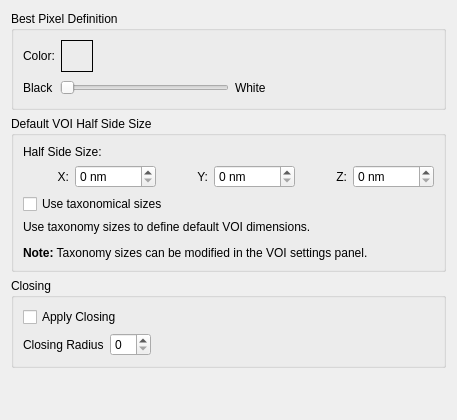
<?xml version="1.0" encoding="UTF-8"?>
<ui version="4.0">
 <class>SeedGrowSettingsPanel</class>
 <widget class="QWidget" name="SeedGrowSettingsPanel">
  <property name="geometry">
   <rect>
    <x>0</x>
    <y>0</y>
    <width>457</width>
    <height>420</height>
   </rect>
  </property>
  <property name="windowTitle">
   <string>Form</string>
  </property>
  <layout class="QVBoxLayout" name="verticalLayout">
   <item>
    <widget class="QGroupBox" name="groupBox">
     <property name="title">
      <string>Best Pixel Definition</string>
     </property>
     <layout class="QVBoxLayout" name="verticalLayout_3">
      <item>
       <layout class="QVBoxLayout" name="verticalLayout_2">
        <item>
         <layout class="QHBoxLayout" name="horizontalLayout_2">
          <item>
           <widget class="QLabel" name="label_4">
            <property name="text">
             <string>Color:</string>
            </property>
           </widget>
          </item>
          <item>
           <widget class="QLabel" name="m_colorSample">
            <property name="minimumSize">
             <size>
              <width>32</width>
              <height>32</height>
             </size>
            </property>
            <property name="frameShape">
             <enum>QFrame::Box</enum>
            </property>
            <property name="text">
             <string/>
            </property>
           </widget>
          </item>
          <item>
           <spacer name="horizontalSpacer">
            <property name="orientation">
             <enum>Qt::Horizontal</enum>
            </property>
            <property name="sizeHint" stdset="0">
             <size>
              <width>40</width>
              <height>20</height>
             </size>
            </property>
           </spacer>
          </item>
         </layout>
        </item>
        <item>
         <layout class="QHBoxLayout" name="horizontalLayout">
          <item>
           <widget class="QLabel" name="label_2">
            <property name="text">
             <string>Black</string>
            </property>
           </widget>
          </item>
          <item>
           <widget class="QSlider" name="m_pixelValue">
            <property name="maximum">
             <number>255</number>
            </property>
            <property name="orientation">
             <enum>Qt::Horizontal</enum>
            </property>
           </widget>
          </item>
          <item>
           <widget class="QLabel" name="label_3">
            <property name="text">
             <string>White</string>
            </property>
           </widget>
          </item>
          <item>
           <spacer name="horizontalSpacer_2">
            <property name="orientation">
             <enum>Qt::Horizontal</enum>
            </property>
            <property name="sizeHint" stdset="0">
             <size>
              <width>40</width>
              <height>20</height>
             </size>
            </property>
           </spacer>
          </item>
         </layout>
        </item>
       </layout>
      </item>
     </layout>
    </widget>
   </item>
   <item>
    <widget class="QGroupBox" name="groupBox_2">
     <property name="title">
      <string>Default VOI Half Side Size</string>
     </property>
     <layout class="QVBoxLayout" name="verticalLayout_4">
      <item>
       <widget class="QLabel" name="label">
        <property name="text">
         <string>Half Side Size:</string>
        </property>
       </widget>
      </item>
      <item>
       <layout class="QHBoxLayout" name="horizontalLayout_3">
        <item>
         <widget class="QLabel" name="label_5">
          <property name="text">
           <string>X:</string>
          </property>
          <property name="alignment">
           <set>Qt::AlignRight|Qt::AlignTrailing|Qt::AlignVCenter</set>
          </property>
         </widget>
        </item>
        <item>
         <widget class="QSpinBox" name="m_xSize">
          <property name="suffix">
           <string> nm</string>
          </property>
          <property name="maximum">
           <number>10000</number>
          </property>
          <property name="singleStep">
           <number>2</number>
          </property>
         </widget>
        </item>
        <item>
         <widget class="QLabel" name="label_6">
          <property name="text">
           <string>Y:</string>
          </property>
          <property name="alignment">
           <set>Qt::AlignRight|Qt::AlignTrailing|Qt::AlignVCenter</set>
          </property>
         </widget>
        </item>
        <item>
         <widget class="QSpinBox" name="m_ySize">
          <property name="suffix">
           <string> nm</string>
          </property>
          <property name="maximum">
           <number>10000</number>
          </property>
          <property name="singleStep">
           <number>2</number>
          </property>
         </widget>
        </item>
        <item>
         <widget class="QLabel" name="label_7">
          <property name="text">
           <string>Z:</string>
          </property>
          <property name="alignment">
           <set>Qt::AlignRight|Qt::AlignTrailing|Qt::AlignVCenter</set>
          </property>
         </widget>
        </item>
        <item>
         <widget class="QSpinBox" name="m_zSize">
          <property name="suffix">
           <string> nm</string>
          </property>
          <property name="maximum">
           <number>10000</number>
          </property>
          <property name="singleStep">
           <number>2</number>
          </property>
         </widget>
        </item>
       </layout>
      </item>
      <item>
       <widget class="QCheckBox" name="m_taxonomicalVOI">
        <property name="text">
         <string>Use taxonomical sizes</string>
        </property>
       </widget>
      </item>
      <item>
       <widget class="QLabel" name="label_9">
        <property name="lineWidth">
         <number>1</number>
        </property>
        <property name="text">
         <string>&lt;html&gt;&lt;head/&gt;&lt;body&gt;&lt;p&gt;Use taxonomy sizes to define default VOI dimensions.&lt;/p&gt;&lt;p&gt;&lt;span style=&quot; font-weight:600;&quot;&gt;Note:&lt;/span&gt; Taxonomy sizes can be modified in the VOI settings panel.&lt;/p&gt;&lt;/body&gt;&lt;/html&gt;</string>
        </property>
        <property name="textFormat">
         <enum>Qt::RichText</enum>
        </property>
        <property name="wordWrap">
         <bool>true</bool>
        </property>
       </widget>
      </item>
     </layout>
    </widget>
   </item>
   <item>
    <widget class="QGroupBox" name="groupBox_3">
     <property name="title">
      <string>Closing</string>
     </property>
     <layout class="QVBoxLayout" name="verticalLayout_5">
      <item>
       <widget class="QCheckBox" name="m_applyClosing">
        <property name="text">
         <string>Apply Closing</string>
        </property>
       </widget>
      </item>
      <item>
       <layout class="QHBoxLayout" name="horizontalLayout_4">
        <item>
         <widget class="QLabel" name="label_8">
          <property name="text">
           <string>Closing Radius</string>
          </property>
         </widget>
        </item>
        <item>
         <widget class="QSpinBox" name="m_closing"/>
        </item>
        <item>
         <spacer name="horizontalSpacer_3">
          <property name="orientation">
           <enum>Qt::Horizontal</enum>
          </property>
          <property name="sizeHint" stdset="0">
           <size>
            <width>40</width>
            <height>20</height>
           </size>
          </property>
         </spacer>
        </item>
       </layout>
      </item>
     </layout>
    </widget>
   </item>
   <item>
    <spacer name="verticalSpacer_2">
     <property name="orientation">
      <enum>Qt::Vertical</enum>
     </property>
     <property name="sizeHint" stdset="0">
      <size>
       <width>20</width>
       <height>40</height>
      </size>
     </property>
    </spacer>
   </item>
  </layout>
 </widget>
 <resources>
  <include location="rsc/SeedGrowSegmentation.qrc"/>
 </resources>
 <connections/>
</ui>
